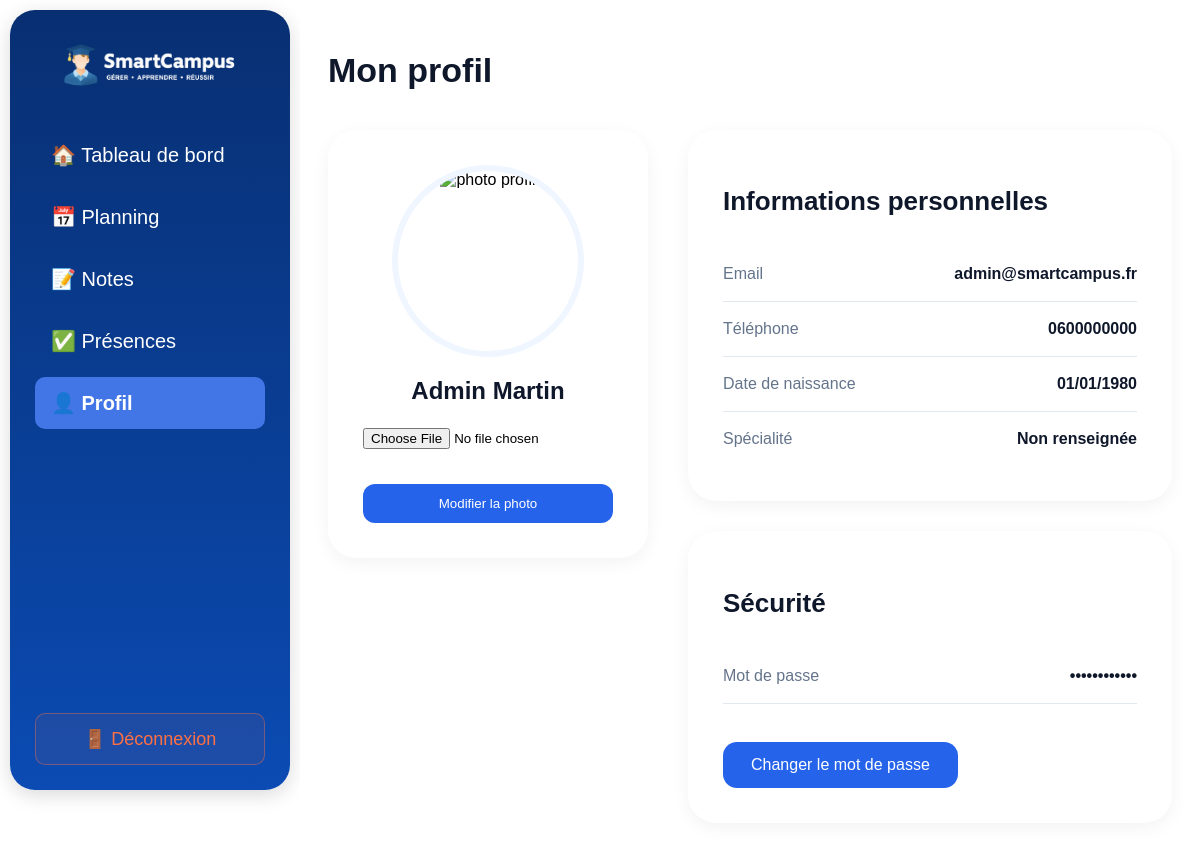
/caca/profil-prof.php (signed in), run on the app's committed database.
### tables this page shows
CREATE TABLE utilisateur (
    id_utilisateur INT PRIMARY KEY AUTO_INCREMENT,
    nom VARCHAR(100) NOT NULL,
    prenom VARCHAR(100) NOT NULL,
    email VARCHAR(150) UNIQUE NOT NULL,
    mot_de_passe VARCHAR(255) NOT NULL,
    role ENUM('admin', 'enseignant', 'eleve') NOT NULL,
    telephone VARCHAR(20),
    date_de_naissance DATE,
    photo VARCHAR(255)
);

### caca/profil-prof.php (the view, shortened to what this page needs)
<?php
require_once("connexion.php");
$id_prof = $_SESSION["id_utilisateur"];
$sql = "
    SELECT u.nom, u.prenom, u.email, u.telephone,
           u.date_de_naissance, u.photo, ens.specialite
    FROM utilisateur u
    LEFT JOIN enseignant ens ON u.id_utilisateur = ens.id_utilisateur
    WHERE u.id_utilisateur = ?
";
$stmt = $conn->prepare($sql);
$stmt->bind_param("i", $id_prof);
$stmt->execute();
$prof = $stmt->get_result()->fetch_assoc();
?>
<!DOCTYPE html>
<html lang="fr">
<head>
    <link rel="stylesheet" href="style.css">
</head>
<body>
<div class="layout">
  <aside class="sidebar">
        <div class="sidebar-logo">
            <a href="dashboard-prof.php">
                <img src="images/logo-blanc.png" alt="logo">
            </a>
        </div>
        <nav class="nav">
            <a href="dashboard-prof.php" class="nav-item">🏠 Tableau de bord</a>
            <a href="planning-prof.php" class="nav-item">📅 Planning</a>
            <a href="notes-prof.php" class="nav-item">📝 Notes</a>
            <a href="presences-prof.php" class="nav-item">✅ Présences</a>
            <a href="profil-prof.php" class="nav-item active">👤 Profil</a>
        </nav>
        <a href="deconnexion.php" class="nav-logout">🚪 Déconnexion</a>
    </aside>
    <main class="main">
        <h1 class="page-title">Mon profil</h1>
        <div class="profile-layout">
            <div class="profile-card">
                <form action="upload-photo-prof.php" method="POST" enctype="multipart/form-data">
                    <div class="profile-image">
                        <img
                            src="<?= !empty($prof['photo']) ? htmlspecialchars($prof['photo']) : 'images/default.png' ?>"
                            alt="photo profil">
                    </div>
                    <h2 class="profile-name">
                        <?= htmlspecialchars($prof["prenom"] . " " . $prof["nom"]) ?>
                    </h2>
                    <input
                        type="file"
                        name="photo"
                        accept="image/*"
                        class="input-photo"
                        required>
                    <button type="submit" class="upload-btn">
                        Modifier la photo
                    </button>
                </form>
            </div>
            <div class="info-section">
                <div class="info-card">
                    <h2>Informations personnelles</h2>
                    <div class="info-row">
                        <span class="label">Email</span>
                        <span class="value"><?= htmlspecialchars($prof["email"] ?? "Non renseigné") ?></span>
                    </div>
                    <div class="info-row">
                        <span class="label">Téléphone</span>
                        <span class="value"><?= htmlspecialchars($prof["telephone"] ?? "Non renseigné") ?></span>
                    </div>
                    <div class="info-row">
                        <span class="label">Date de naissance</span>
                        <span class="value">
                            <?= !empty($prof["date_de_naissance"])
                                ? date("d/m/Y", strtotime($prof["date_de_naissance"]))
                                : "Non renseignée" ?>
                        </span>
                    </div>
                    <div class="info-row">
                        <span class="label">Spécialité</span>
                        <span class="value"><?= htmlspecialchars($prof["specialite"] ?? "Non renseignée") ?></span>
                    </div>
                </div>
                <div class="info-card">
                    <h2>Sécurité</h2>
                    <div class="info-row">
                        <span class="label">Mot de passe</span>
                        <span class="value">••••••••••••</span>
                    </div>
                    <br>
                    <a href="changer-mdp-prof.html" class="security-btn">
                        Changer le mot de passe
                    </a>
                </div>
            </div>
        </div>
    </main>
</div>
</body>
</html>

### caca/style.css (style rules this page uses)
body { margin: 0; padding: 0; background: white; min-height: 100vh; }
.layout { display: flex; min-height: 100vh; font-family: Arial, sans-serif; padding: 0; margin: 0; background: white; }
.main { flex: 1; background: white; padding: 28px; overflow-y: auto; min-height: 100vh; width: 100%; }
@media (max-width: 1200px) { body { flex-direction: column; justify-content: center; align-items: center; } }
.layout { display: flex; min-height: 100vh; font-family: Arial, sans-serif; padding: 0; background: white; }
.sidebar { width:280px; height:calc(100vh - 20px); margin:10px; background:linear-gradient(180deg,#082f72,#0b4bb3); border-radius:25px; padding:25px; box-sizing:border-box; display:flex; flex-direction:column; box-shadow:0 5px 20px rgba(0,0,0,0.15); }
.sidebar-logo { text-align:center; margin-bottom:30px; }
.sidebar-logo img { width:190px; height:auto; transition:0.3s; }
.nav { display:flex; flex-direction:column; gap:10px; flex:1; }
.nav-item { color:white; text-decoration:none; font-size:20px; padding:14px 16px; border-radius:10px; transition:0.3s; }
.nav-item.active { background:#4276e7; font-weight:bold; }
.nav-logout { color:#ff7043; text-decoration:none; font-size:18px; padding:14px; border-radius:10px; border:1px solid rgba(255,112,67,0.4); background:rgba(255,112,67,0.08); text-align:center; transition:0.3s; }
.main { flex: 1; background: white; padding: 28px; overflow-y: auto; min-height: 100vh; }
.page-title { font-size:34px; font-weight:700; color:#0f172a; margin-bottom:40px; }
.profile-layout { display:grid; grid-template-columns:320px 1fr; gap:40px; }
.profile-card { background:white; border-radius:28px; padding:35px; text-align:center; box-shadow:0 5px 18px rgba(0,0,0,0.05); height:fit-content; }
.profile-image { width:180px; height:180px; margin:auto; border-radius:50%; overflow:hidden; border:6px solid #eff6ff; margin-bottom:20px; }
.profile-image img { width:100%; height:100%; object-fit:cover; }
.profile-name { font-size:24px; font-weight:700; color:#0f172a; margin-bottom:8px; }
.upload-btn, .security-btn { display:inline-block; padding:14px 28px; background:#2563eb; color:white; text-decoration:none; border-radius:14px; margin-top:20px; transition:0.3s; }
.info-section { display:flex; flex-direction:column; gap:30px; }
.info-card { background:white; border-radius:28px; padding:35px; box-shadow:0 5px 18px rgba(0,0,0,0.05); }
.info-card h2 { font-size:26px; margin-bottom:30px; color:#0f172a; }
.info-row { display:flex; justify-content:space-between; align-items:center; padding:18px 0; border-bottom:1px solid #e2e8f0; }
.info-row:last-child { border-bottom:none; }
.label { color:#64748b; font-weight:500; }
.value { color:#0f172a; font-weight:600; }
.input-photo { width:100%; margin:15px 0; }
.upload-btn { width:100%; padding:12px; border:none; border-radius:12px; background:#2563eb; color:white; cursor:pointer; }

### data on the page
utilisateur: prenom+nom "Admin Martin", email "admin@smartcampus.fr", telephone "0600000000", date_de_naissance "01/01/1980"

### other printed values
$prof["specialite"] "Non renseignée"
